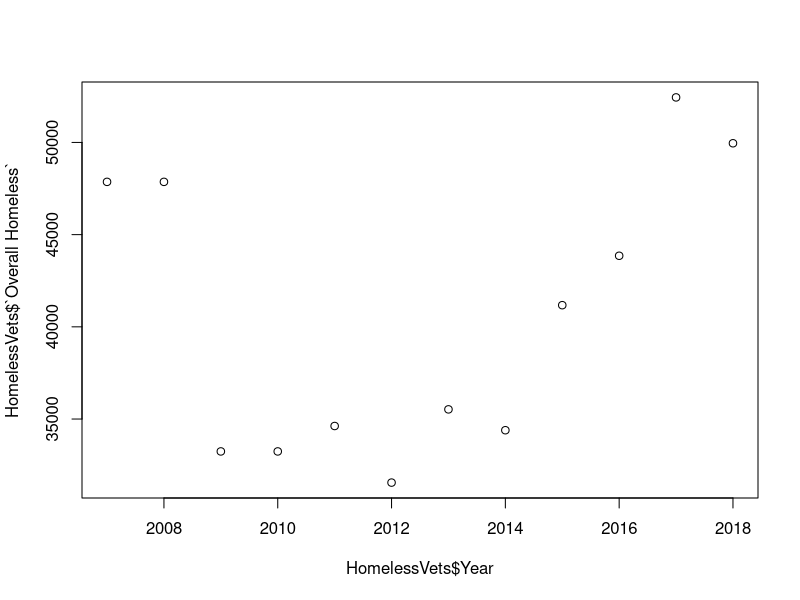

Source code (R):
## ---- chunk 1
knitr::opts_chunk$set(echo = TRUE)
## ---- chunk 2
install.packages("readxl")
library("readxl")
## ---- chunk 3
HomelessVets <- read_excel("PH460 Homelessness in LA Project.xlsx")
HomelessVets
plot(HomelessVets$Year, HomelessVets$`Overall Homeless`)
abline(lm(HomelessVets$Year ~ HomelessVets$`Overall Homeless`))
summary(lm(HomelessVets$Year ~ HomelessVets$`Overall Homeless`))

